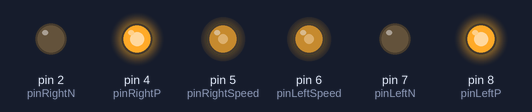
This sketch was run on a simulated Arduino Uno, built with avr-gcc and run on an emulated ATmega328P. Parts: output pins drawn as LEDs (lit = HIGH).

Above: at 0.5 s.
At 1.2 s:
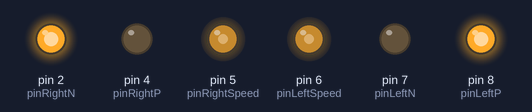
At 4.5 s:
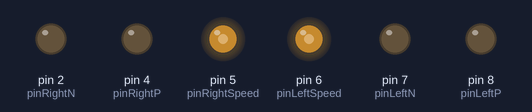
Timing chart, 0 to 5.8 s (numbered marks = the images above):
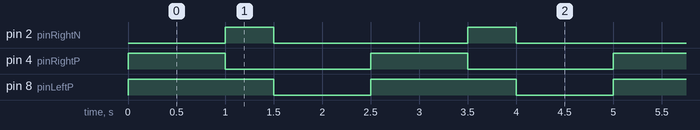

Measured:
- by itself, pin 2 (pinRightN): alternates HIGH for 0.50 s and LOW for 2.0 s
- by itself, pin 4 (pinRightP): alternates HIGH for 1.0 s and LOW for 1.5 s
- by itself, pin 8 (pinLeftP): alternates HIGH for 1.5 s and LOW for 1.0 s

The sketch:

1-Intro.ino
```cpp
/*
Intro: hello car

Purpose:
Illustrate the basics of Arduino by driving the car in a sorta-circle.


*/

int turnTime = 500;
int straightTime = 1000;

int pinRightN = 2;
int pinRightP = 4;
int pinLeftN = 7;
int pinLeftP = 8;
int pinRightSpeed = 5;
int pinLeftSpeed = 6;


void setup() {
    pinMode(pinRightN, OUTPUT);
    pinMode(pinRightP, OUTPUT);
    pinMode(pinLeftN, OUTPUT);
    pinMode(pinLeftP, OUTPUT);

    pinMode(pinRightSpeed,OUTPUT);
    pinMode(pinLeftSpeed,OUTPUT);
    analogWrite(pinRightSpeed, 128);
    analogWrite(pinLeftSpeed, 128);
}

void loop() {
    // drive forward 1 second
    digitalWrite(pinRightN, LOW);
    digitalWrite(pinRightP, HIGH);
    digitalWrite(pinLeftN, LOW);
    digitalWrite(pinLeftP, HIGH);
    delay(straightTime);

    //turn right for 1/2 second
    digitalWrite(pinRightN, HIGH);
    digitalWrite(pinRightP,LOW);
    digitalWrite(pinLeftN, LOW);
    digitalWrite(pinLeftP, HIGH);
    delay(turnTime);

    //Stop moving for a second
    digitalWrite(pinRightN, LOW);
    digitalWrite(pinRightP, LOW);
    digitalWrite(pinLeftN, LOW);
    digitalWrite(pinLeftP, LOW);
    delay(1000);

}
```
